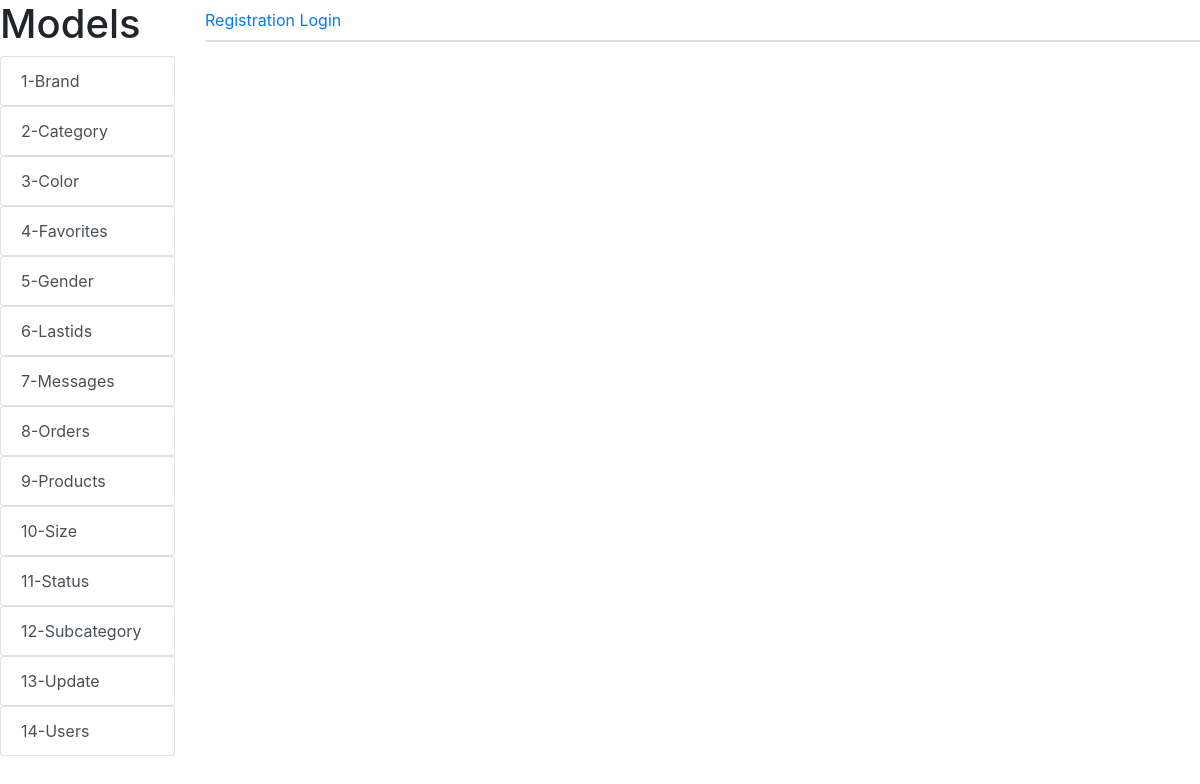
The page /user/ on the database as committed earlier.
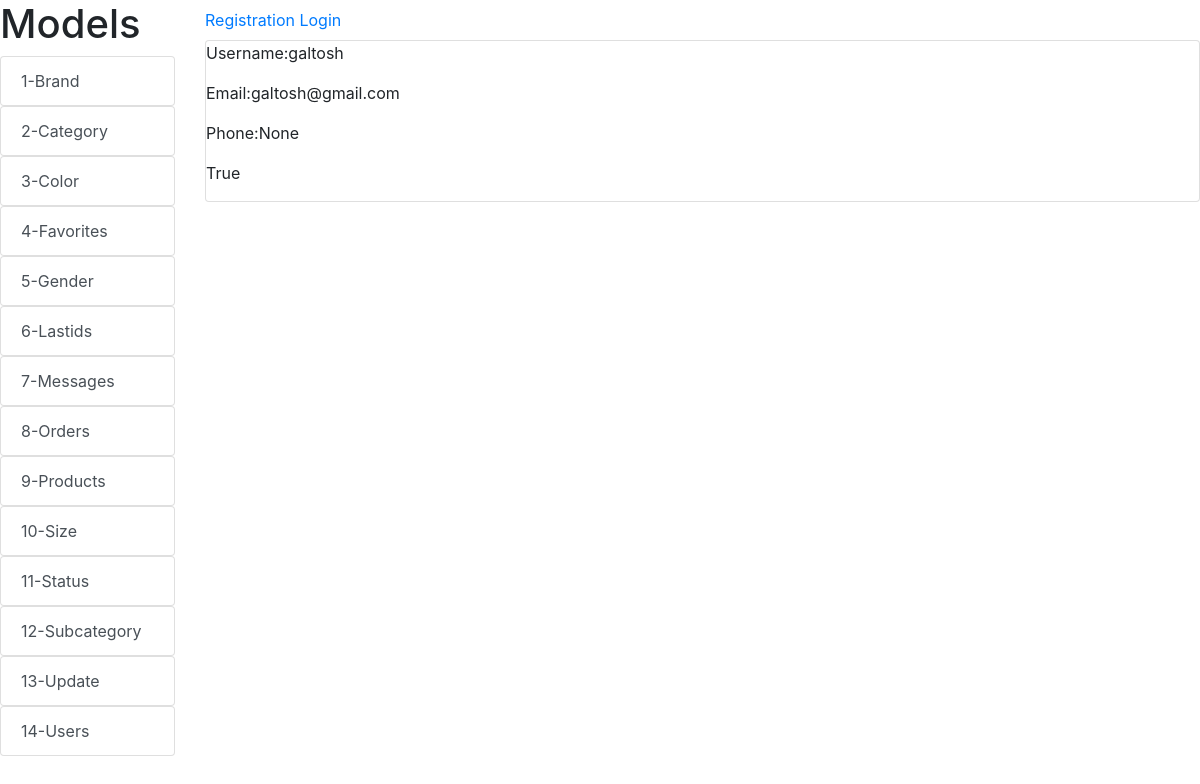
The same page on the database as committed later.
### alemsite/models.py (models this page shows)
class UserAlem(AbstractUser):
   phone = models.IntegerField(null=True)

### alemsite/views.py (the view)
# urls.py: path('user/', user, name='user'),
def user(request):
    user = UserAlem.objects.all()
    return render(request, 'user/user.html', {'user':user })

### alemsite/templates/user/user.html
{% extends 'index.html'%}
{% block content %}
    {% for user in user %}
        <p>Username:{{ user.username }}</p>
        <p>Email:{{ user.email }}</p>
        <p>Phone:{{ user.phone }}</p>
        <p>{{ user.is_staff }}</p>
    {% endfor %}
{% endblock %}

### alemsite/templates/index.html (shortened to what this page needs)
<!DOCTYPE html>
{% load static %}
<html lang="en">
<head>
    <link rel="stylesheet" href="{% static 'css/bootstrap.css' %}">
    <link rel="stylesheet" href="{% static 'css/bootstrap.min.css' %}">
    <link rel="stylesheet" href="{% static 'css/bootstrap-grid.css' %}">
    <link rel="stylesheet" href="{% static 'css/bootstrap-grid.min.css' %}">
    <link rel="stylesheet" href="{% static 'css/bootstrap-reboot.css' %}">
    <link rel="stylesheet" href="{% static 'css/bootstrap-reboot.min.css' %}">
    <link rel="stylesheet" href="{% static 'css/main-stylesheet' %}">
</head>
<body>
<div class="row">
<div class="col-md-2">
<h1>Models</h1>
<div class="list-group"><a href="{% url 'brand' %}" class="list-group-item list-group-item-action">1-Brand</a></div>
<div class="list-group"><a href="{% url 'category' %}" class="list-group-item list-group-item-action">2-Category</a></div>
<div class="list-group"><a href="{% url 'color' %}" class="list-group-item list-group-item-action">3-Color</a></div>
<div class="list-group"><a href="{% url 'favlist' %}" class="list-group-item list-group-item-action">4-Favorites</a></div>
<div class="list-group"><a href="{% url 'gender' %}" class="list-group-item list-group-item-action">5-Gender</a></div>
<div class="list-group"><a href="{% url 'lastids' %}" class="list-group-item list-group-item-action">6-Lastids</a></div>
<div class="list-group"><a href="{% url 'messages' %}" class="list-group-item list-group-item-action">7-Messages</a></div>
<div class="list-group"><a href="{% url 'orderlist' %}" class="list-group-item list-group-item-action">8-Orders</a></div>
<div class="list-group"><a href="{% url 'cat' %}" class="list-group-item list-group-item-action">9-Products</a></div>
<div class="list-group"><a href="{% url 'size' %}" class="list-group-item list-group-item-action">10-Size</a></div>
<div class="list-group"><a href="{% url 'status' %}" class="list-group-item list-group-item-action">11-Status</a></div>
<div class="list-group"><a href="{% url 'subcategory' %}" class="list-group-item list-group-item-action">12-Subcategory</a></div>
<div class="list-group"><a href="#" class="list-group-item list-group-item-action">13-Update</a></div>
<div class="list-group"><a href="{% url 'user' %}" class="list-group-item list-group-item-action">14-Users</a></div>
</div>
<div class="col-md-10">
<span class="navbar-text">
    <a href="{% url 'userRegister' %}">Registration     </a>
</span>
<span class="navbar-text">
    <a href="{% url 'userLogin' %}">Login     </a>
</span>
<div class="card mb-3">
    {% block content %}Content{% endblock %}
</div>
</div>
</div>
</body>
</html>

Rows that differ between the two databases and show on the page:
added UserAlem: username "galtosh", email "galtosh@gmail.com", phone "None", is_staff "True"
